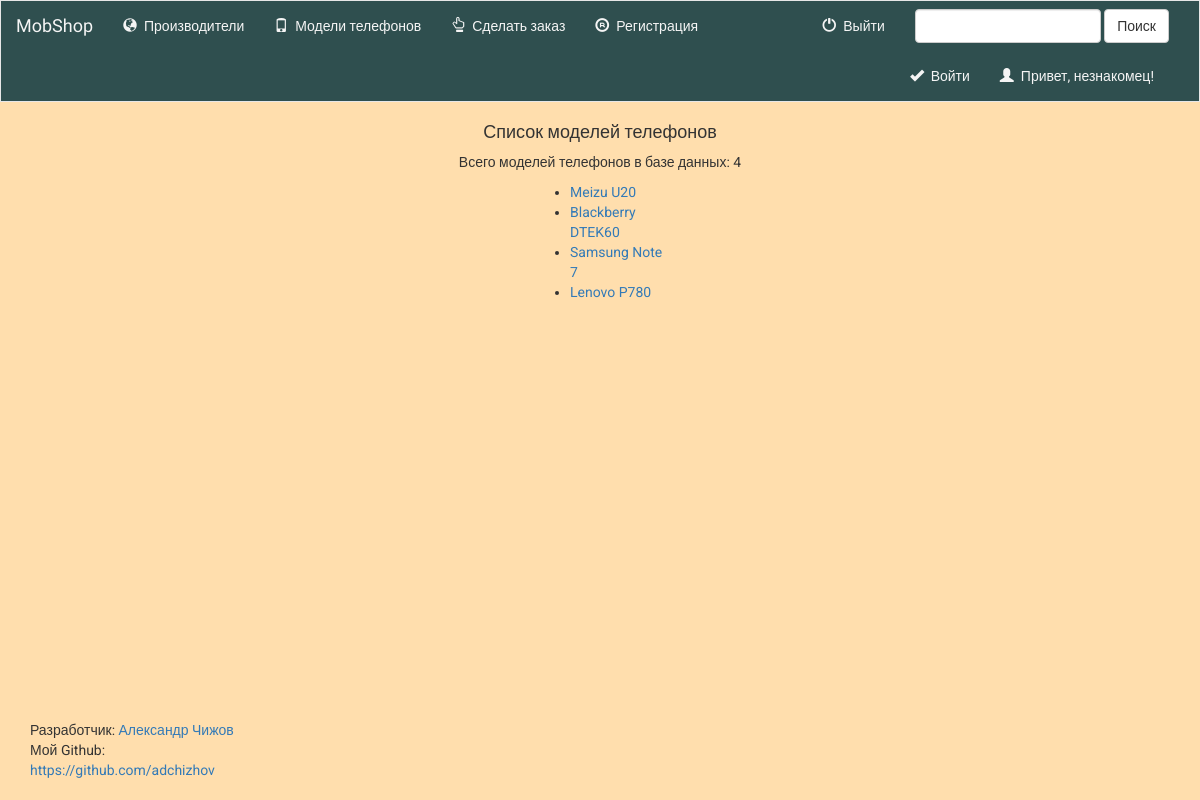
Page /eshop/phonemodels/ on the committed database.
### eshop/models.py (models this page shows, shortened)
@python_2_unicode_compatible
class PhoneProduct(models.Model):
    sku = models.CharField(
        max_length=15,
        help_text='Пример: 107654',
        verbose_name="Артикул")
    manufacturer = models.ForeignKey(
        'Manufacturer',
        on_delete=models.CASCADE,
        to_field='manufacturer_name',
        verbose_name="Производитель"
    )
    phone_model = models.CharField(
        max_length=30,
        help_text='Пример: Meizu U20',
        verbose_name='Модель телефона'
    )
    chipset = models.CharField(
        max_length=60,
        help_text='Пример: MediaTek Helio P10',
        verbose_name='Чипсет'
    )
    phone_RAM_memory = models.CharField(
        max_length=40,
        help_text='Пример: 2/3 ГБ ОЗУ',
        verbose_name='Оперативная память'
    )
    phone_memory = models.CharField(
        max_length=40,
        help_text='Пример: 16/32 ГБ встроенная память',
        verbose_name='Постоянная память'
    )
    size_screen = models.CharField(
        max_length=40,
        help_text='Пример: 5.5 дюйма FullHD IPS',
        verbose_name='Размер экрана'
    )
    camera = models.CharField(
        max_length=40,
        help_text='Пример: 13/5 МП',
        verbose_name='Камера'
    )
    battery = models.CharField(
        max_length=30,
        help_text='Пример: 3260 мАч',
        verbose_name='Емкость батареи'
    )
    os_version = models.CharField(
        max_length=50,
        help_text='Пример: Google Android 6.0, Flyme 5.2.4.0G',
        verbose_name='Операционная система'
    )
    weight = models.CharField(
        max_length=20,
        help_text='Пример: 158 грамм',
        verbose_name='Вес'
    )
    size = models.CharField(
        max_length=40,
        help_text='Пример: 153x75x8.2 мм',
        verbose_name='Размер'
    )
    description = models.CharField(
        max_length=3000,
        help_text='Пример: Опиши меня красиво',
        verbose_name='Описание'
    )
    price = MoneyField(
        max_digits=100,
        decimal_places=2, default_currency='RUB',
        verbose_name='Цена'
    )
    stock = models.PositiveSmallIntegerField(
        default=10,
        verbose_name='Осталось'
    )
    in_stock = models.BooleanField(
        default=True,
        verbose_name='Наличие'
    )
    class Meta:
        verbose_name = 'Модель телефона'
        verbose_name_plural = 'Модели телефонов'

### eshop/views.py (the view)
class PhoneModelsView(generic.ListView):
    template_name = 'eshop/phonemodels.html'
    context_object_name = 'all_phonemodels'
    def get_context_data(self, **kwargs):
        context=super(PhoneModelsView,self).get_context_data(**kwargs)
        context['count_phonemodels'] = PhoneProduct.objects.count()
        return context
    def get_queryset(self):
        return PhoneProduct.objects.all()

### eshop/templates/eshop/phonemodels.html (shortened to what this page needs)
{% extends 'eshop/_base.html' %}
{% load static %}
{% block content %}
    <h4 align="center">Список моделей телефонов</h4>
    <p align="center">Всего моделей телефонов в базе данных: {{ count_phonemodels }}</p>
    <div class="center">
        {% if all_phonemodels %}
            <ul>
                {% for modelphone in all_phonemodels %}
                    <li><a href="{% url 'eshop:phonemodel_detail' modelphone.id %}">{{ modelphone.phone_model }}</a></li>
                {% endfor %}
            </ul>
        {% else %}
            <strong>Модели телефонов отсутствуют!</strong>
        {% endif %}
    </div>
{% endblock %}

### eshop/static/eshop/style.css (style rules this page uses)
html { background-color: navajowhite; -webkit-background-size: cover; -moz-background-size: cover; -o-background-size: cover; background-size: cover; }
body { background-color: navajowhite; font-family: 'Roboto', sans-serif; }
.center { width:140px; margin:0 auto; text-align:left; }

### rows in the picture
PhoneProduct: phone_model "Meizu U20"
PhoneProduct: phone_model "Blackberry DTEK60"
PhoneProduct: phone_model "Samsung Note 7"
PhoneProduct: phone_model "Lenovo P780"

### other values in the picture
{{ count_phonemodels }} "4"
